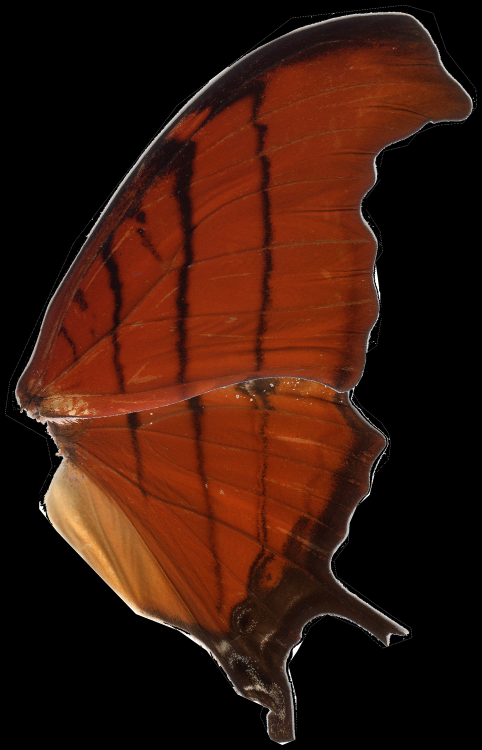
#> input picture images/1922D.png, 964 x 1500 px (shown at 1/2 size)
$ python -i core.py   (imports and definitions only)   (older library calls are emulated)
#> lines starting #> are read from the running program, lines starting #| are printed output that depends on the picture; after the words box and inside, x2 and y2 are one past the last pixel; in counts of white or black regions, pixels touching at a corner belong together
### wingrid/helpers.py
# -*- coding: utf-8 -*-
"""
Wingrid Insect Wing Color Analysis Package
"""

# Author: William R. Kuhn

# License: GNU GPL License v3

import cv2 # MUST BE version 3.0 or higher
import numpy as np

################################################################################
# HELPER FUNCTIONS

def downscaleIf(image,max_dim=1000,interpolation=cv2.INTER_LINEAR):
    """Reduce large images.

    An large image is downsampled so that it's maximum dimension (h or w) is
    `max_dim`. If the image's max dim does not excede that value, it's returned
    unaltered.

    Parameters
    ----------
    image : array
        Input image. Can be grayscale or color

    max_dim : int (default 1000)
        Maximum dimension (height or width) allowed for image

    interpolation : long (default ``cv2.INTER_LINEAR``)
        Interpolation function used in ``cv2.resize``. See openCV's
        documentation for available options
    """
#> called with max_dim = 1000, interpolation = 1
    h,w = image.shape[:2]
    if max(h,w)>max_dim: # if largest dim is greater than 1000 px
        if max(h,w)==h: # if height is largest dimension
            f = max_dim/float(h)
            dsize = (int(f*w),int(f*h))
        else: # if width is largest dimension
            f = max_dim/float(w)
            dsize = (int(f*w),int(f*h))
        image = cv2.resize(image,dsize=dsize,interpolation=interpolation)
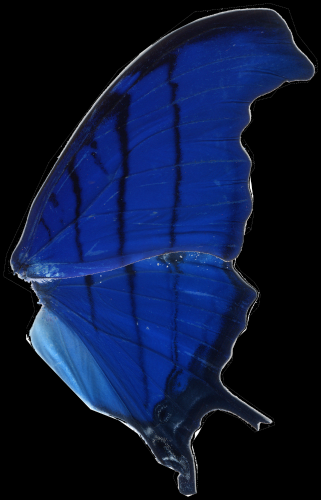
#> image: shape (1000, 642, 3) (shown at 1/2 size); mean of channels 0, 1, 2 56.6, 23.2, 11.6; drawn as B, G, R
    return image


# [106 lines left out: functions pad, slope, polar2cart, cart2polar, safe_div, RGB2chrom, not called in this run]

### wingrid/core.py
# -*- coding: utf-8 -*-
"""
Wingrid Insect Wing Color Analysis Package
"""

# Author: William R. Kuhn

# License: GNU GPL License v3

from .helpers import downscaleIf,slope,polar2cart,cart2polar,RGB2chrom

import cv2 # MUST BE version 3.0 or higher
import numpy as np
import random
import matplotlib.pyplot as plt
from matplotlib.patches import Wedge
from matplotlib.collections import PatchCollection
from matplotlib import lines
from scipy.spatial.distance import euclidean
from sklearn.preprocessing import StandardScaler
from sklearn.decomposition import PCA
from sklearn.discriminant_analysis import LinearDiscriminantAnalysis

################################################################################
# GRID SAMPLER CLASS

class Grid():
    """Grid Sampler

    Takes an image that contains a pair of wings, fits a stretchable grid to
    the wings in the image, and samples color features from the grid.

    For now, images are assumed to have had their backgrounds removed
    beforehand with photo-editing, such as GIMP. See Image Preparation Guide
    for details.

    IMPORTANT: Images must be RGB, not BGR. OpenCV imports images as BGR, so if
    if is used to import an image for grid-fitting, the channel order must be
    reversed beforehand, like so:
        >>> im = cv2.imread(im_filename)[:,:,::-1]

    The steps for fitting a grid to an image are as follows:
      (1) Detect wings in the image with simple thresholding.
      (2) Fit a minimum-enclosing triangle ABC to the wings, so that AB is line
          along the anterior margin of the set of wings, AC is a line along
          the posterior margin and A is a vertex at the basal edges of the
          wings.
      (3) Define n_grid_rows-1 evenly-spaced lines between AB and AC that all
          intersect vertex A. Take the slopes (in degrees) of these lines, and
          those of AB and AC, as the variable `thetas`.
      (4) Find the closest and farthest wing pixel values from vertex A and
          take their distance from A as the beginning and end of a list of
          `radii`. Calculate n_grid_cols-1 additional evenly-spaced radii
          between these bounds and add them to `radii`.
      (5) Grid cells can now be formed, where rows are lines radiating from
          vertex A at the angles defined in `thetas` and columns are arcs around
          vertex A at distances defined in 'radii'.

    Parameters
    ----------
    n_grid_rows,n_grid_cols : int, optional (default 10 and 10)
        Desired number of rows and columns in the grid. Each must be >=1.

    background : str, optional
        Background color in the image (background must be converted to this
        color in Photoshop, for example, prior to sampling), possible values:
          - 'black' (default)
          - 'white'

    use_chrom : bool, optional (default True)
        Whether to transform the RGB image pixel values to chromatic coordinates
        prior to sampling the image.

    blur : bool, optional (default True)
        Passed to `RGB2chrom()`; whether blurring is applied before an image is
        converted to chromatic coordinates.

    max_dim : int, optional (default 1000)
        Maximum dimension for an input image. If the image excedes this amount
        in height or width, the image will be downsampled so that the maximum of
        those equals `max_dim`

    min_object_size : int, optional (default 20)
        Used to remove small objects during masking. Minimum size of an object
        (in terms of no. of edge pixels) that will be accepted by
        `Grid._get_mask()`. Smaller objects will be filtered out. Increasing
        this value means that larger objects will be removed during masking.

    Attributes
    ----------
    n_cells_ : int
        Number of cells in the grid (n_grid_rows*n_grid_cols).

    n_features_ : int
        Number of features that will be produces (3*2*n_cells_).

    thetas_ : array, shape (n_grid_rows+1,)
        Slopes (in degrees) used to draw rows of the grid.

    radii_ : array, shape (n_grid_cols+1,)
        Radii used to draw columns of the grid.

    mask_ : bool array, same shape as input image
        Boolean mask of input image.

    hull_pts_ : array, shape (arbitrary,2)
        Coordinates of edge pixels in the convex image of `mask_`.

    tri_ : array, shape (3,2)
        Coordinates of minimum-enclosing triangle around the wings in the input
        image.

    features_ : array, shape (n_features,)
        Features calculated by sampling input image. `np.nan` is returned for
        features from 'edge cells' (see `f_mask_` description below).

    f_mask_ : bool array, shape (n_features_,)
        List describing condition of the cell where each feature is derived.
        `False` means that the cell contains some of the input image's mask
        and/or that the cell is out of the bounds of the image. Cells that
        meet either/both of these conditions are called 'edge cells'. `True`
        means that the cell is not an 'edge cell'. This mask is used later for
        filtering out edge cells among a set features extracted from multiple
        images.

    f_labels_ : array, shape (n_features_,)
        List of strings labels describing each feature in the form
        [channel: r,g,b][method: m,s][cell number]. Ex, the label 'gs12'
        describes a feature derived from the stdev of cell 12 in the green
        channel.

    cell_px_coords_ : list of arrays, length (n_grid_cols*n_grid_rows)
        (x,y) coordinates of all pixels in each grid cell.

    Examples
    --------
    TODO:
    >>> from wingrid import Grid
    >>> import cv2
    >>> grid = Grid(n_lines=5,n_arcs=8)
    >>> im = imread('image.jpg')
    >>> im = im[:,:,::-1] # convert from openCV's BGR to RGB
    >>> grid.fit(im)
    >>> features,f_mask = grid.coeffs_, grid.f_mask_
    [1]
    """

    def __init__(self, n_grid_rows=5, n_grid_cols=8, background='black',
                 use_chrom=True, blur=True, max_dim=1000, min_object_size=20):

        self.n_grid_rows     = n_grid_rows
        self.n_grid_cols     = n_grid_cols
        self.background      = background
        self.use_chrom       = use_chrom
        self.blur            = blur
        self.max_dim         = max_dim
        self.min_object_size = min_object_size

        # Check `n_grid_rows` and `n_grid_cols`
        if n_grid_rows<1:
            raise ValueError("`n_grid_rows` must be >=1")
        elif n_grid_cols<1:
            raise ValueError("`n_grid_cols` must be >=1")

        # Check that cv2 includes minEnclosingTriangle
        self._check_opencv_version()

        # Calculate the number of cells in the grid
        self.n_cells_ = n_grid_rows*n_grid_cols

        # Calculate the no. of features to be extracted
        self.n_features_ = n_grid_rows*n_grid_cols*2*3

        # Make feature labels
        self._get_f_labels()


    @staticmethod
    def _check_opencv_version():
        """OpenCV versions before 3.1 are missing `cv2.minEnclosingTriangle`,
        which is required for `Grid._calc_triangle()`. This returns an error if
        that function is missing."""

        if not 'minEnclosingTriangle' in dir(cv2):
            msg =("OpenCV version >=3.1 (with `minEnclosingTriangle`) is"
                     " required. Found v{}".format(cv2.__version__))
            raise RuntimeError(msg)


    def _get_f_labels(self):
        """Creates feature labels.

        Labels are strings in the form [channel][statistic][cell no.], where
        channel is 'r', 'g', or 'b', statistic is 'm' for mean or 's' for
        standard deviation and cells are numbered left to right, top to bottom
        in the grid, starting with 0."""

        n_cells = self.n_cells_
        labels = np.array([ch+st+str(c) for ch in ('rgb') for st in ('ms') \
                           for c in range(n_cells)])
        labels = np.array(labels)
        self.f_labels_ = labels


    def _get_mask(self,image):
        """Masks input image.

        Masks by thresholding using the specified `background` then looking for
        large objects (i.e. wings) in the thresholded image."""

        min_object_size = self.min_object_size
        background      = self.background

        # Check image first
        if image is None:
            raise ValueError('Input image is `None`.')

        # Downsample large images
        im = downscaleIf(image, max_dim=self.max_dim)
        gray = cv2.cvtColor(im, cv2.COLOR_RGB2GRAY)
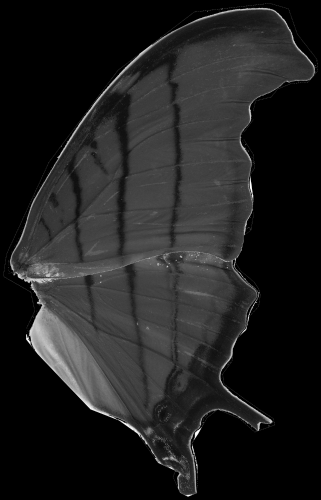
#> gray: shape (1000, 642) (shown at 1/2 size); min 0, max 255, mean 31.9

        # Threshold image
        if background=='white':
            _,thresh = cv2.threshold(gray,254,255,type=cv2.THRESH_BINARY)
        elif background=='black':
            _,thresh = cv2.threshold(gray,1,255,type=cv2.THRESH_BINARY_INV)
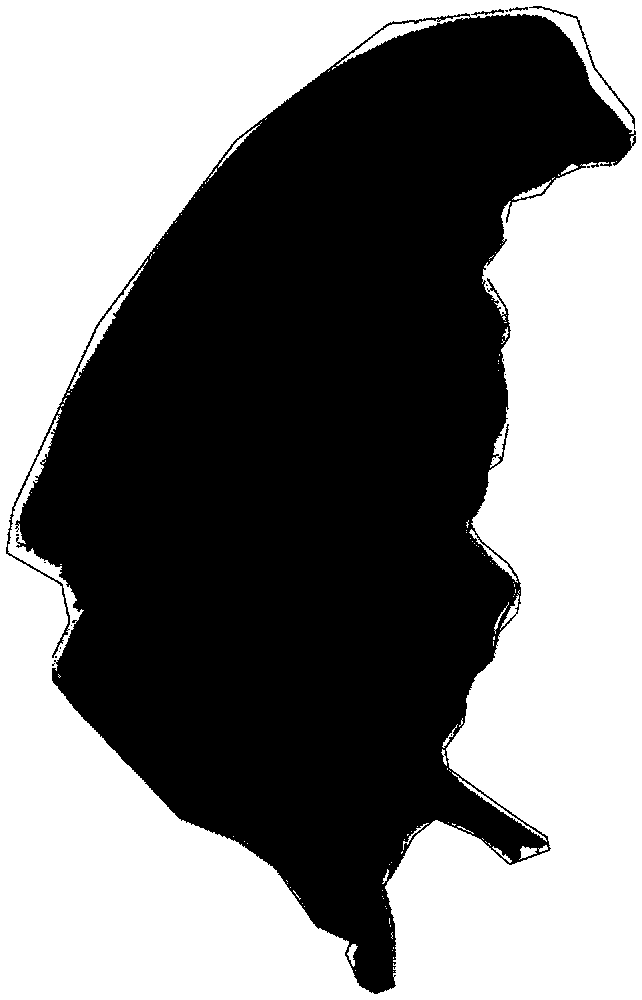
#> thresh: shape (1000, 642); 49.4% white; 120 white regions (101 under 20 px)
        else:
            raise ValueError("Unrecognized value for `background`. Available options: ['black','white']")

        # Find objects in the image
        _,cnts,_ = cv2.findContours(thresh,cv2.RETR_LIST,cv2.CHAIN_APPROX_SIMPLE)
#> cnts = 161 contours, 140 with area under 20; largest, box (x1, y1, x2, y2) and area: (0, 0, 642, 1000) 640359, (5, 12, 637, 995) 329140, (68, 259, 148, 391) 633, (528, 5, 636, 130) 527, (452, 772, 547, 842) 218

        # Add to a blank mask all objects that are at least 500 edge pixels in size
        mask = np.ones(thresh.shape, dtype=np.uint8)*255

        # Check that at least 1 object is exceeds `min_object_size`
        if np.all([len(c)<min_object_size for c in cnts]):
            raise RuntimeError('`_get_mask` failed to detect wings in image. Try lowering `min_object_size`.')

        for c in cnts:
        	if len(c)>=min_object_size: # only include 'large' objects
        		cv2.drawContours(mask, [c], -1, 0, -1)
#> this loop made 161 passes
#> c on passes 2 to 4: [[393, 971]], [[355, 970]], [[393, 957], [393, 958]]
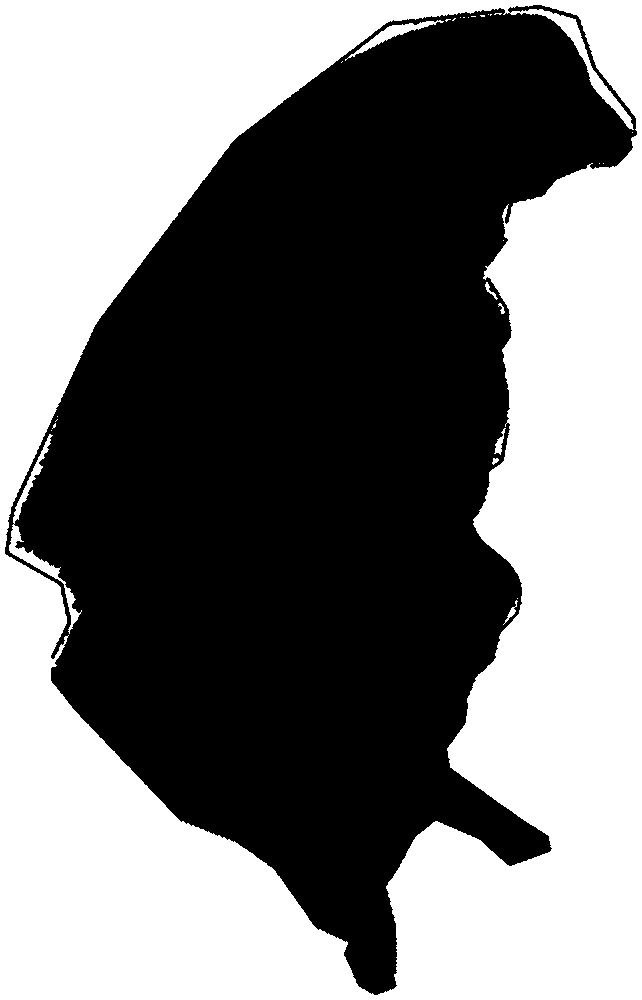
#> mask: shape (1000, 642); 48.3% white; 28 white regions (20 under 20 px), largest, box (x1, y1, x2, y2) and area: (0, 0, 642, 1000) 307374, (9, 434, 82, 634) 1484, (345, 20, 444, 61) 674

        mask = 255 - mask # Invert mask (so white = wings, black = background)
        mask = mask.astype(bool)
#> mask: shape (1000, 642) bool; 51.7% white; 28 black regions (20 under 20 px)

        # Verify mask shape
        if image.shape[:2] != mask.shape:
            raise RuntimeError('Mask shape does not match image shape: %s,%s'
                                % ( str(mask.shape)),str(image.shape[:2]) )

        # Check that mask doesn't include too much of the image's perimeter
        perim = np.concatenate([mask[:8].ravel(),
                                mask[-8:].ravel(),
                                mask[:,:8].ravel(),
                                mask[:,-8:].ravel()])
        if perim.tolist().count(True)/float(len(perim))>0.15:
            raise RuntimeError("Image was incorrectly masked. Make sure that"
            " the image's background has been removed and replaced with black"
            " or white.")

        self.mask_ = mask

    def _get_hull_pts(self):
        """Get coordinates of edge pixels in mask"""

        mask = self.mask_
        thresh = mask.astype(np.uint8)*255

        # Get contours
        _,cnts,_ = cv2.findContours(thresh,cv2.RETR_LIST,cv2.CHAIN_APPROX_SIMPLE)
#> cnts = 47 contours, 37 with area under 20; largest, box (x1, y1, x2, y2) and area: (5, 5, 637, 995) 334788, (509, 8, 635, 131) 1664, (8, 523, 82, 635) 1132, (347, 19, 445, 59) 767, (12, 433, 54, 525) 592
        if len(cnts)>1: # if more than one object in image
            cnts = np.concatenate(cnts) # join cnts to get points for all objects
#> cnts = contour of 2457 points, box (x1, y1, x2, y2) (5, 5, 637, 995), area 367942
        elif len(cnts)==1: # else take the 1st object in cnts, cast as array
            cnts = np.array(cnts[0])
        else:
            raise RuntimeError('Failed to detect wings in image.')

        # Get hull points
        hull_pts = cv2.convexHull(cnts)
#> hull_pts = contour of 55 points, box (x1, y1, x2, y2) (5, 5, 637, 995), area 419126

        self.hull_pts_ = hull_pts
#> self.hull_pts_ has the same summary as hull_pts


    def _calc_triangle(self):
        """Calculates the minimum-enclosing triangle around the wings."""

        hull_pts = self.hull_pts_

        # CALCULATE TRIANGLE
        area,tri = cv2.minEnclosingTriangle(hull_pts) # Min triangle
#> area = 527990.3; tri = [[-179.5, 460.5], [514.5, 1154.5], [676.4, -205.2]]
        tri = tri.reshape((3,2))

        # REDEFINE TRIANGLE VERTICES (ABC)
        # A: left-most: lowest x-valued points
        a = np.argmin(tri[:,0])
#> a = 0
        # A: upperleft-most: lowest y-valued of the 2 lowest x-valued points
        #a = np.argmin(tri[np.argsort(tri[:,0])[:2],1])
        # A: closest point to origin (0,0)
        #a = np.argmin([np.sqrt([pt[0]**2 + pt[1]**2) for pt in tri])
        # TODO: refine strategy for determining vertex A

        # B: uppermost (lowest y-value [in img coord sys]) of the remaining 2
        remaining_two = list({0,1,2}-{a})
#> remaining_two = [1, 2]
        b = remaining_two[np.argmin(tri[remaining_two,1])]
#> b = 2

        # C: remaining vertex
        c = list({0,1,2} - {a,b})[0]
#> c = 1

        A,B,C = [tri[i] for i in [a,b,c]]
#> A = [-179.5, 460.5]; B = [676.4, -205.2]; C = [514.5, 1154.5]
        tri_new = np.array((A,B,C))
#> tri_new = [[-179.5, 460.5], [676.4, -205.2], [514.5, 1154.5]]

        self.tri_ = tri_new
#> self.tri_ has the same summary as tri_new


    def _define_grid(self):
        """Calculate slopes for grid rows and radii for columns."""

        A,B,C = self.tri_
#> A = [-179.5, 460.5]; B = [676.4, -205.2]; C = [514.5, 1154.5]
        hull_pts = self.hull_pts_
        n_grid_rows = self.n_grid_rows
        n_grid_cols = self.n_grid_cols

        # Randomly sample a subset of hull points if there lots
        if len(hull_pts)>200:
            hull_pts = random.sample(hull_pts,200)
        else:
            hull_pts = hull_pts

        # Calculate radii
#> (the run stopped early here; a loop or call above may not have finished)

$ run again, on images/1937D.png
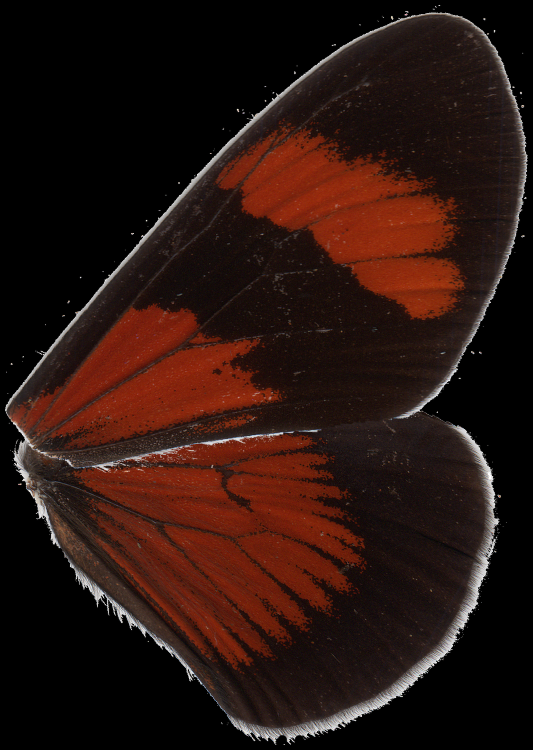
#> input picture images/1937D.png, 1065 x 1500 px (shown at 1/2 size)
#> in _get_mask, `_,thresh = cv2.threshold(gray,1,255,type=cv2.THRESH_BINARY_INV)`:
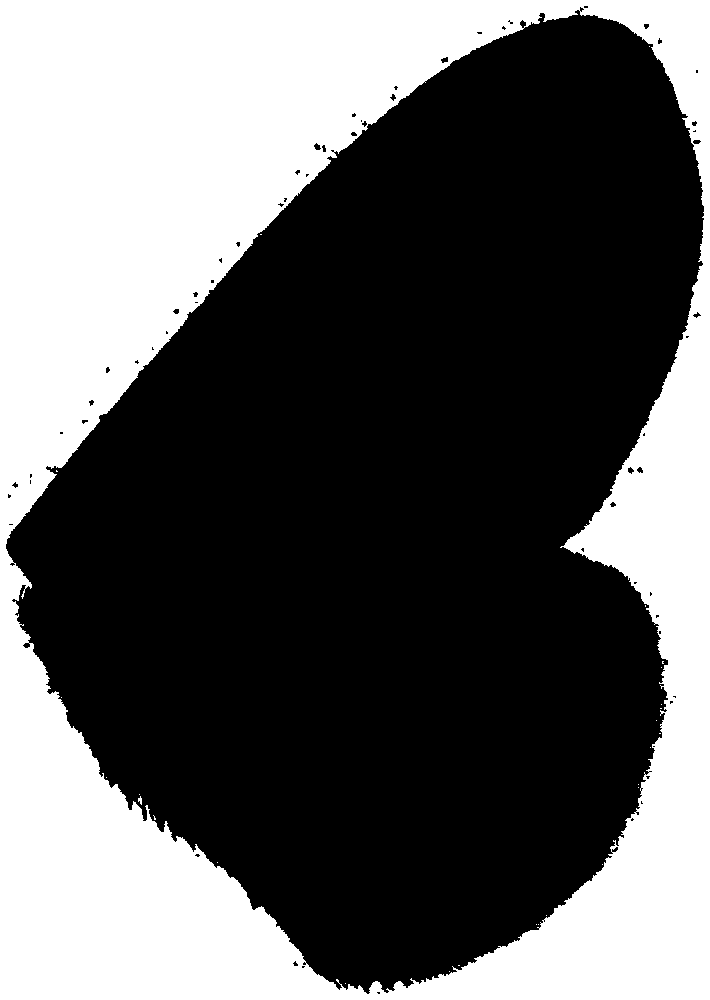
#> thresh: shape (1000, 710); 38% white; 27 white regions (25 under 20 px)
#> in _get_mask, `_,cnts,_ = cv2.findContours(thresh,cv2.RETR_LIST,cv2.CHAIN_APPROX_SIMP..`: cnts = 103 contours, 75 with area under 20; largest, box (x1, y1, x2, y2) and area: (0, 0, 710, 1000) 708291, (5, 9, 705, 995) 441194, (519, 19, 527, 29) 40, (313, 142, 322, 151) 40, (440, 56, 449, 64) 39
#> the loop in _get_mask, `for c in cnts:` made 103 passes
#> c on passes 2, 3, 5, 8, 9, 11, 12, 13: [[345, 983]], [[449, 971]], [[458, 965], [459, 965]], [[538, 924]], [[536, 924]], [[546, 915]], [[602, 864]], [[217, 862]]
#> after the loop in _get_mask, `for c in cnts:`:
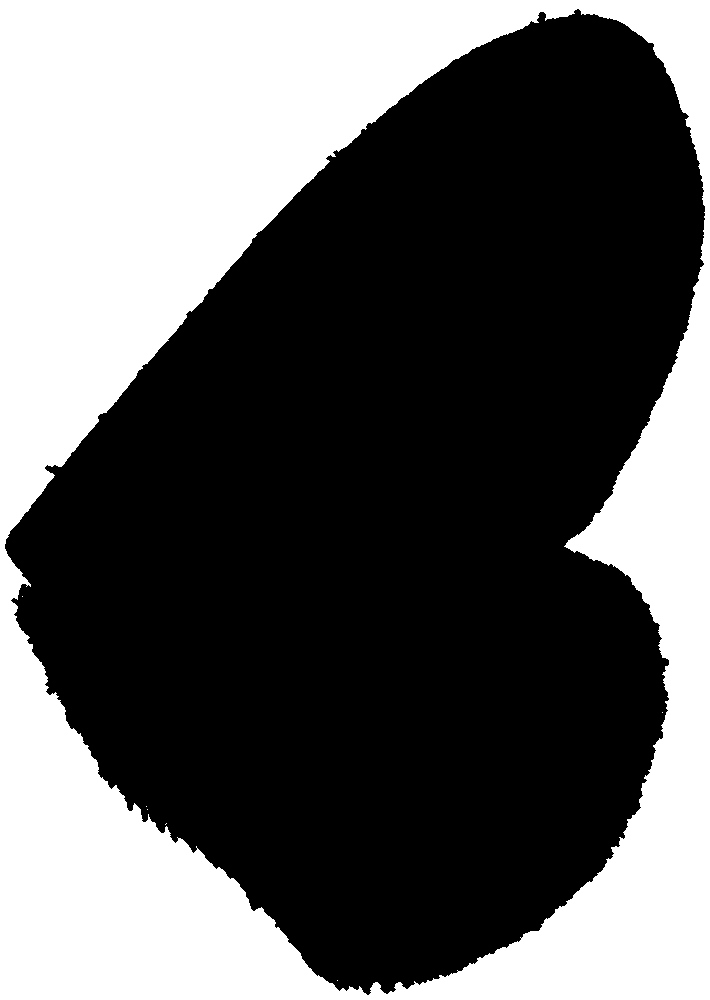
#> mask: shape (1000, 710); 37.6% white; 7 white regions (6 under 20 px), largest, box (x1, y1, x2, y2) and area: (0, 0, 710, 1000) 267245
#> in _get_hull_pts, `_,cnts,_ = cv2.findContours(thresh,cv2.RETR_LIST,cv2.CHAIN_APPROX_SIMP..`: cnts = 13 contours, 12 with area under 20; largest, box (x1, y1, x2, y2) and area: (5, 9, 705, 995) 441412
#> in _get_hull_pts, `cnts = np.concatenate(cnts)`: cnts = contour of 1619 points, box (x1, y1, x2, y2) (5, 9, 705, 995), area 308778
#> in _get_hull_pts, `hull_pts = cv2.convexHull(cnts)`: hull_pts = contour of 60 points, box (x1, y1, x2, y2) (5, 9, 705, 995), area 467787
#> self.hull_pts_ has the same summary as hull_pts
#> area = 594092; tri = [[-96.09, 612.4], [624.1, 1244.5], [748.1, -296.4]]
#> a = 0
#> remaining_two = [1, 2]
#> b = 2
#> in _calc_triangle, `c = list({0,1,2} - {a,b})[0]`: c = 1
#> in _calc_triangle, `A,B,C = [tri[i] for i in [a,b,c]]`: A = [-96.09, 612.4]; B = [748.1, -296.4]; C = [624.1, 1244.5]
#> tri_new = [[-96.09, 612.4], [748.1, -296.4], [624.1, 1244.5]]
#> self.tri_ has the same summary as tri_new
#> in _define_grid, `A,B,C = self.tri_`: A = [-96.09, 612.4]; B = [748.1, -296.4]; C = [624.1, 1244.5]
